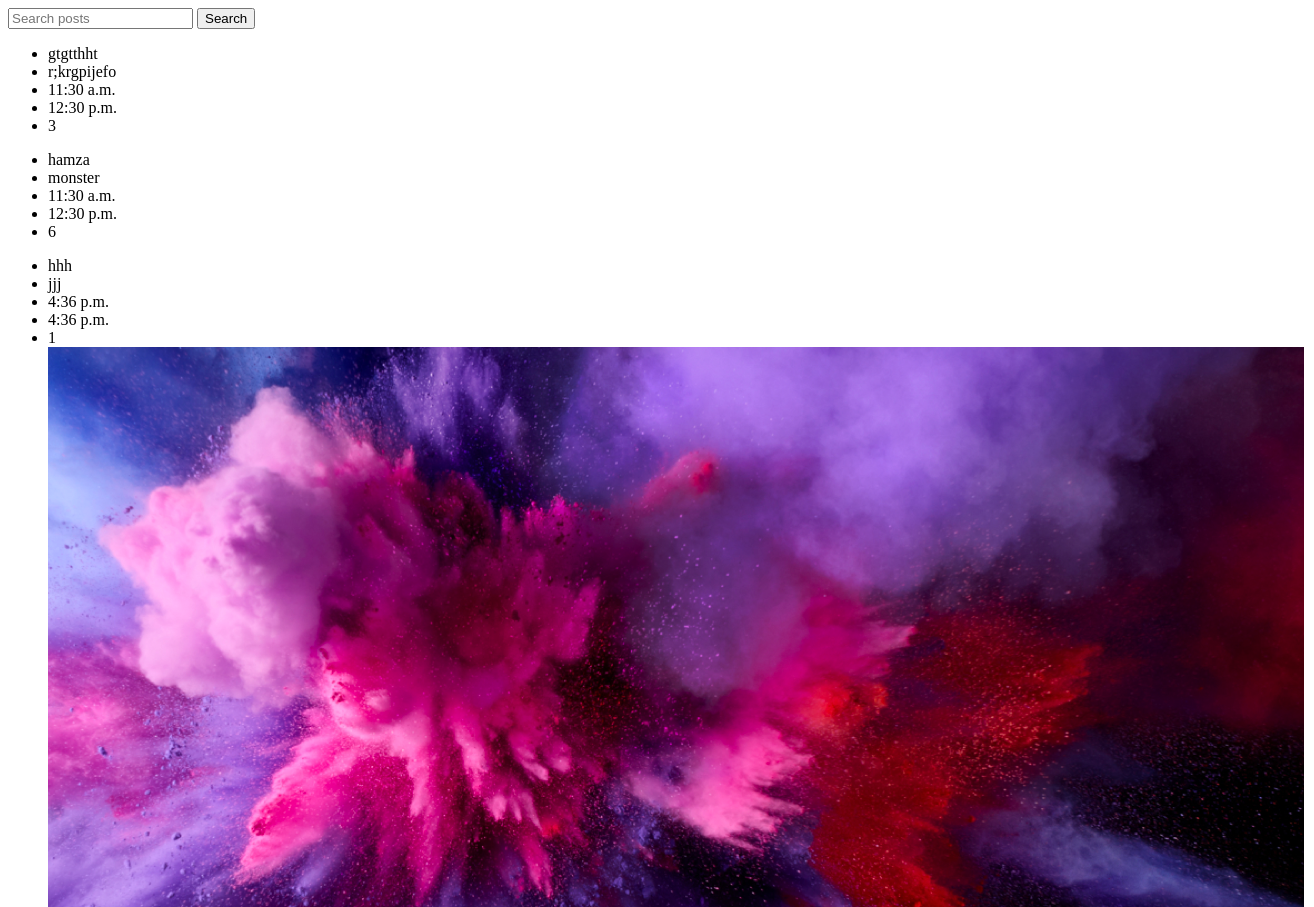
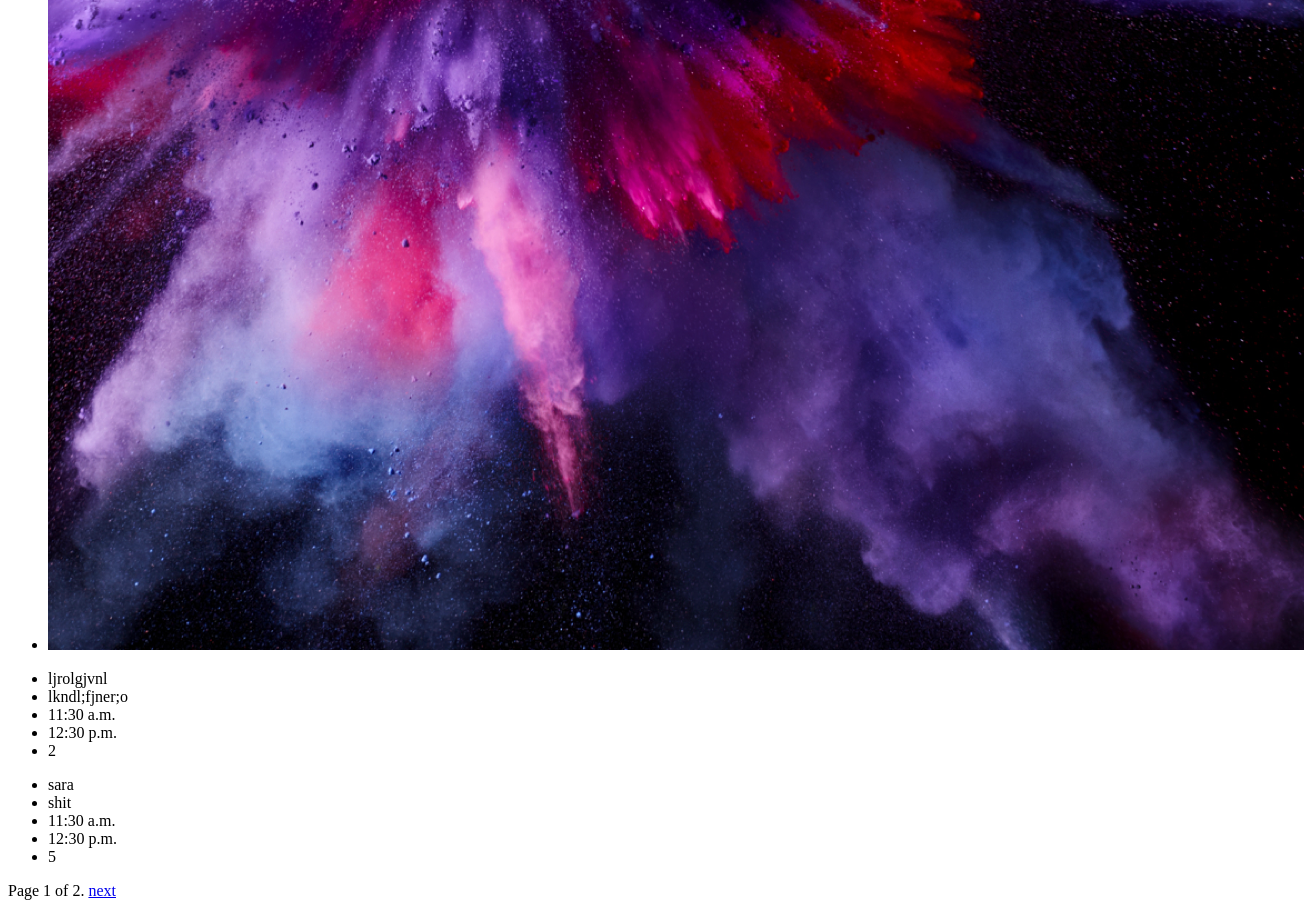
/list/, run on an earlier commit of the app's database (2 pictures, top to bottom).
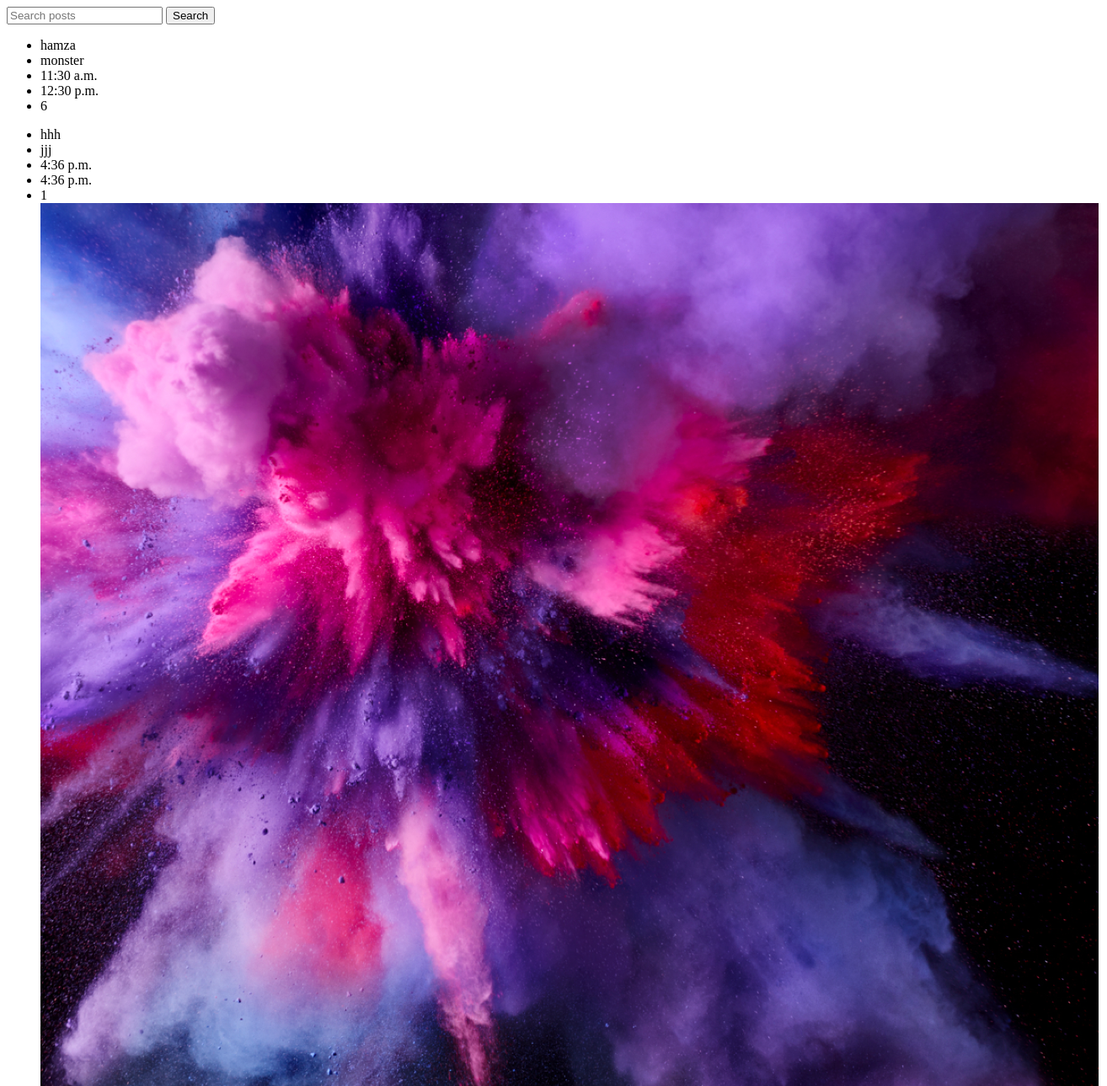
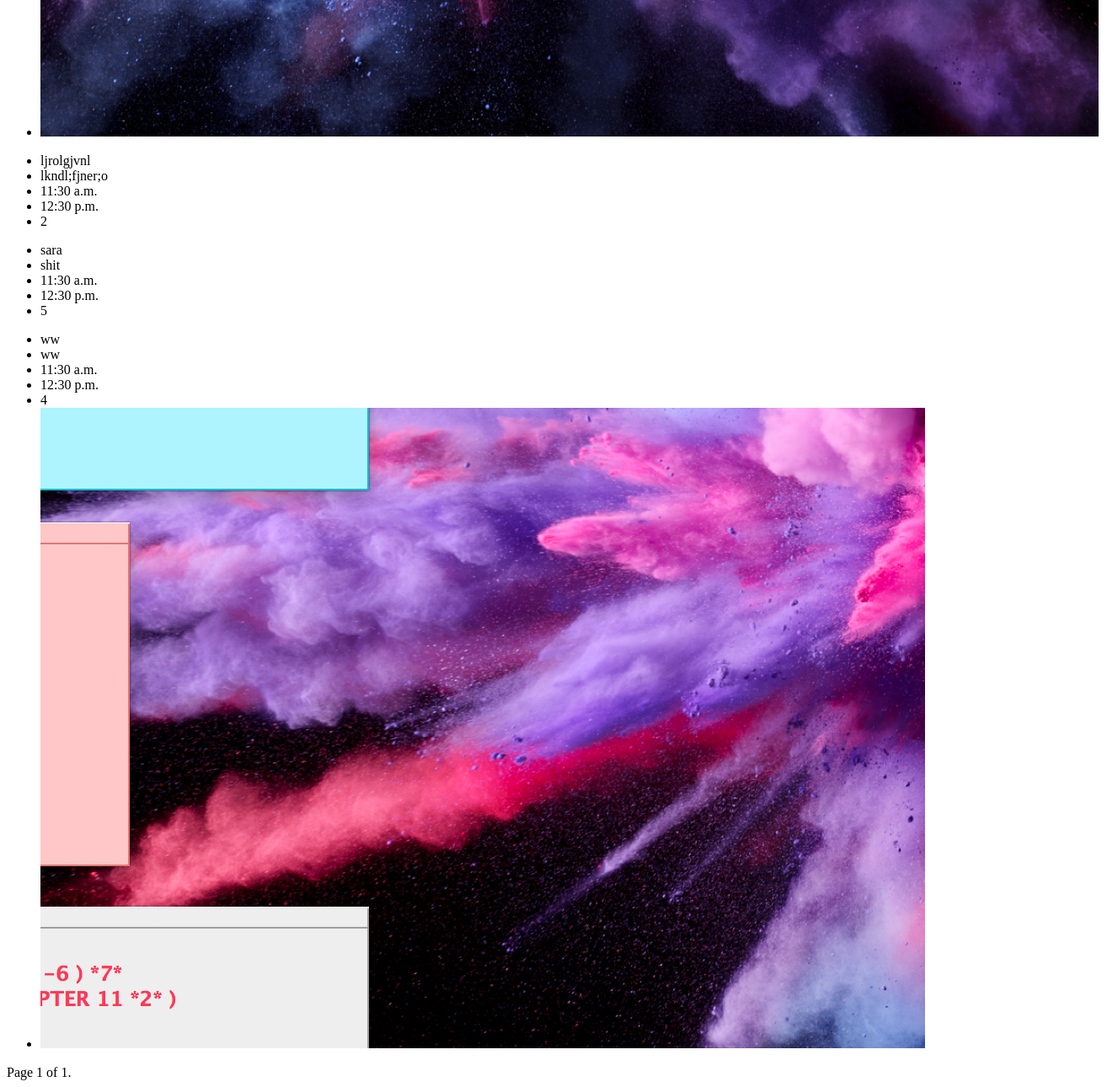
And on a later commit of the database (2 pictures, top to bottom).
### restaurants/models.py (models this page shows, shortened)
class Restaurant(models.Model):
	name =models.CharField(max_length=220, unique=True)
	description = models.TextField()
	opening_time= models.TimeField()
	closing_time= models.TimeField()
	logo=  models.ImageField(null=True , blank=True, upload_to="restaurant_images")
	slug = models.SlugField(blank =True)
	class Meta:
		ordering = ['name']

### restaurants/views.py (the view)
# urls.py: url(r'^list/$', views.restaurant_list, name="restaurant_list" ),
def restaurant_list(request):
	object_list = Restaurant.objects.all()
	query = request.GET.get("q")
	if query:
		object_list = object_list.filter(name__icontains=query)
	paginator = Paginator(object_list, 5)
	page = request.GET.get('page')
	try:
		objects = paginator.page(page)
	except PageNotAnInteger:
		objects = paginator.page(1)
	except EmptyPage:
		objects = paginator.page(paginator.num_pages)
	context = {
		"objects":objects,
	}
	return render(request, 'restaurant_list.html', context)

### restaurants/templates/restaurant_list.html (shortened to what this page needs)
<form action="{% url 'restaurant_list' %}" method="GET">
    <input type="text" name='q' placeholder="Search posts" value="{{request.GET.q}}">
    <input type="submit" value="Search">
</form>
    {% for restaurant in objects %}
    <ul>
        <li>{{restaurant.name}}</li>
        <li>{{restaurant.description}}</li>
        <li>{{restaurant.opening_time}}</li>
        <li>{{restaurant.closing_time}}</li>
        <li>{{restaurant.id}}</li>
        {% if restaurant.logo %}
        <li><img src="{{restaurant.logo.url}}" alt=""></li>
        {% endif %}
    </ul>
    {% endfor %}
    <div class="pagination">
        <span class="step-links">
            <span class="current">
                Page {{ objects.number }} of {{ objects.paginator.num_pages }}.
            </span>
            {% if objects.has_next %}
                <a href="?page={{ objects.next_page_number }}&q={{ request.GET.q }}">next</a>
            {% endif %}
        </span>
    </div>

What changed in the data, as far as the page shows it:
removed Restaurant: name "gtgtthht", description "r;krgpijefo", opening_time "11:30 a.m.", closing_time "12:30 p.m.", id "3"
now on this page (row unchanged): Restaurant: name "ww", description "ww", opening_time "11:30 a.m.", closing_time "12:30 p.m.", id "4", logo (picture)
Also different on the page:
{{ objects.paginator.num_pages }}: "2" → "1"
text no longer shown: "next"
